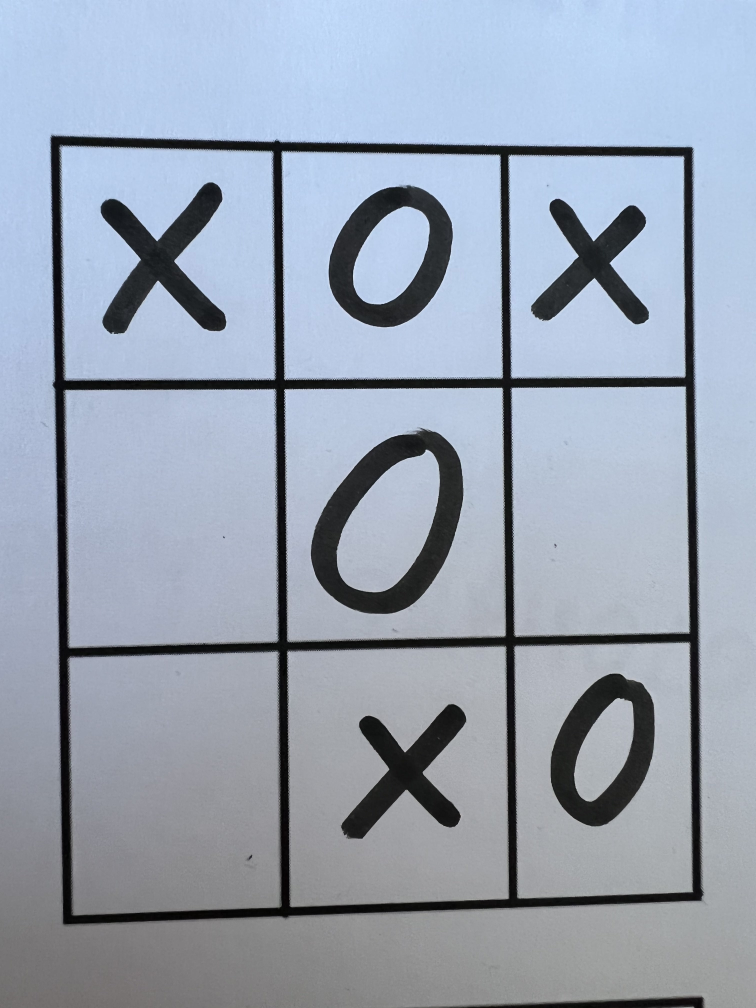
#> input picture img/mode_test.jpg, 3024 x 4032 px (shown at 1/4 size); its folder holds 5 pictures in this run
$ jupyter execute --allow-errors CV_0.0.1.ipynb
#> lines starting #> are read from the running program, lines starting #| are printed output that depends on the picture; after the words box and inside, x2 and y2 are one past the last pixel; in counts of white or black regions, pixels touching at a corner belong together
[cell 1]
# imports
import cv2
import numpy as np
from matplotlib import pyplot as plt
import operator, os

### Utilities

[cell 2]
def show_image(img, title = ''):
    plt.imshow(img, cmap = 'gray')
    plt.title(title)
    plt.axis('off')
    plt.show()

[cell 3]
# [6 lines left out: function draw_external_grid, not called in this run]

[cell 4]
def euclidean_distance(p1, p2): # Returns the euclidean distance between two points
    a = p2[0] - p1[0]
    b = p2[1] - p1[1]
    return np.sqrt((a ** 2) + (b ** 2))

[cell 5]
def cut_img(img, cell): # given an image, cuts a rectangle using the top left and bottom right points
    return img[int(cell[0][1]):int(cell[1][1]), int(cell[0][0]):int(cell[1][0])]

### 0. Load Image

[cell 6]
def load_img(path, file_name):
#> called with path = 'img/', file_name = 'mode_test.jpg'
    try:
        grey_scale_img = cv2.imread(path + file_name, cv2.IMREAD_GRAYSCALE)
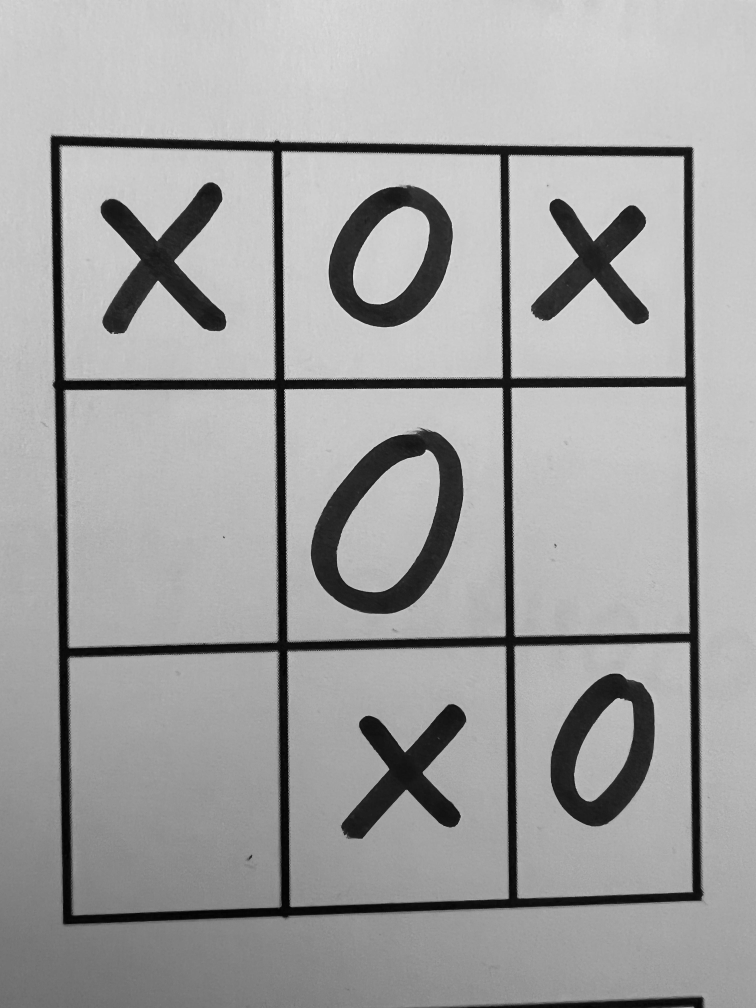
#> grey_scale_img: shape (4032, 3024) (shown at 1/4 size); min 0, max 255, mean 161.5
        #show_image(grey_scale_img) # check if the image has been correctly loaded
    except:
        print("Image not loaded, please check path name!")
    return grey_scale_img

### 1. Image pre-processing

[cell 7]
def img_pre_processing(img, kernel_size):
    # Using a blurring function, adaptive thresholding to expose the main features of an image.
#> called with kernel_size = 11
    processed_img = cv2.GaussianBlur(img.copy(), (kernel_size, kernel_size), 0)
    processed_img = cv2.adaptiveThreshold(processed_img,
                                            255,
                                            cv2.ADAPTIVE_THRESH_GAUSSIAN_C,
                                            cv2.THRESH_BINARY_INV,
                                            57,
                                            5)
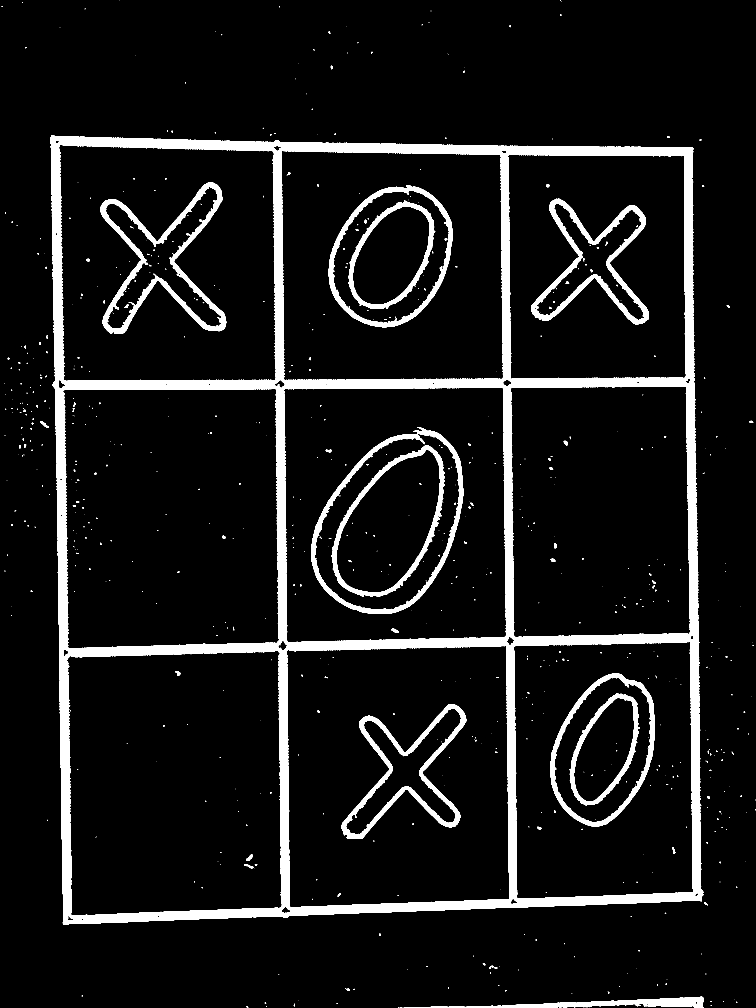
#> processed_img: shape (4032, 3024) (shown at 1/4 size); 8.8% white; 742 white regions (573 under 20 px)
    show_image(processed_img, 'Processed Image')
    return processed_img

### 2. Find Grid

[cell 8]
def find_contours(img): # find the largest structure
    # contours contour retrieval mode, hierarchy is contour approximation method
    contours, hierarchy = cv2.findContours(img.copy(), cv2.RETR_EXTERNAL, cv2.CHAIN_APPROX_SIMPLE)
#> contours = 249 contours, 214 with area under 20; largest, box (x1, y1, x2, y2) and area: (202, 540, 2814, 3699) 7867960, (1614, 3986, 2815, 4032) 18084, (161, 1685, 195, 1710) 252, (1956, 3863, 1976, 3876) 74, (2829, 3185, 2840, 3195) 69
    contours = sorted(contours, key= cv2.contourArea, reverse = True)  # sort by area, descending
    largest_contour = contours[0]  # largest contour
#> largest_contour = contour of 3561 points, box (x1, y1, x2, y2) (202, 540, 2814, 3699), area 7867960


    bottom_right, _ = max(enumerate([pt[0][0] + pt[0][1] for pt in largest_contour]),
                        key = operator.itemgetter(1))
#> bottom_right = 1156
    top_left, _     = min(enumerate([pt[0][0] + pt[0][1] for pt in largest_contour]),
                        key = operator.itemgetter(1))
#> top_left = 0
    bottom_left, _  = min(enumerate([pt[0][0] - pt[0][1] for pt in largest_contour]),
                        key = operator.itemgetter(1))
#> bottom_left = 883
    top_right, _    = max(enumerate([pt[0][0] - pt[0][1] for pt in largest_contour]),
                        key = operator.itemgetter(1))
#> top_right = 2686
    # return an array of all 4 corner points
    return [largest_contour[top_left][0],
            largest_contour[top_right][0],
            largest_contour[bottom_right][0],
            largest_contour[bottom_left][0]]

#### 2.1 Warp Image

[cell 9]
def warp_img(img, corners): # warps a rectangular section from an image into a square of similar size
                            # helps make following process easier
    top_left, top_right, bottom_right, bottom_left = corners[0], corners[1], corners[2], corners[3]

    src = np.array([top_left, top_right, bottom_right, bottom_left], dtype = 'float32') # casting otherwise error

    # fet the longest side in the rectangle
    side = max([
        euclidean_distance(bottom_right, top_right),
        euclidean_distance(top_left, bottom_left),
        euclidean_distance(bottom_right, bottom_left),
        euclidean_distance(top_left, top_right)])

    # define the destination square
    dst = np.array([[0, 0], [side - 1, 0], [side - 1, side - 1], [0, side - 1]], dtype = 'float32')

    m = cv2.getPerspectiveTransform(src, dst)

    # ferforms the transformation on the original image
    warpped_img = cv2.warpPerspective(img, m, (int(side), int(side)))
    show_image(warpped_img, 'Warpped tris')

    return warpped_img

### 3. Get Symbols

#### 3.1 Get Cells

[cell 10]
def get_cells_sizes(img, d_grid = 3): # tris has 9 cells
                                      # d_grid = X for other grid games (e.g. sudoku d_grid = 9)
    cells = []
    side = img.shape[:1] # uses warpped image
    side = side[0] / d_grid

    for j in range(d_grid):
        for i in range(d_grid):
            p1 = (i * side, j * side)  # top-left corner of a bounding box
            p2 = ((i + 1) * side, (j + 1) * side)  # bottom-right corner of bounding box
            cells.append((p1, p2))
    return cells

[cell 11]
# [19 lines left out: function get_symbols, not called in this run]

#### 3.2 Extract Symbols
For each cell, predict and return the value inside

[cell 12]
# [28 lines left out: function extract_symbols, not called in this run]

### 4. Model Creation

[cell 13]
# imports

import tensorflow as tf

from tensorflow import keras
from tensorflow.keras import layers
from tensorflow.keras.models import Sequential

[cell 14]
def create_model():
    model = Sequential([
      layers.Rescaling(1./255, input_shape=(img_height, img_width, 3)),
      layers.Conv2D(16, 3, padding='same', activation='relu'),
      layers.MaxPooling2D(),
      layers.Conv2D(32, 3, padding='same', activation='relu'),
      layers.MaxPooling2D(),
      layers.Conv2D(64, 3, padding='same', activation='relu'),
      layers.MaxPooling2D(),
      layers.Flatten(),
      layers.Dense(128, activation='relu'),
      layers.Dense(num_classes)
    ])
    return model

### 5. Solve Tris

[cell 15]
import tris
def solve(symbols):
    tris.load_board(symbols)

[cell 16]
# main

path = 'img/'
file_name = 'mode_test.jpg'
kernel_size = 11 # high kernel_size since only need to focus on large stracture
img_height = 180
img_width = 180
class_names = ['O','X', 'empty']
num_classes = len(class_names)


grey_scale_img = load_img(path, file_name)
processed_img = img_pre_processing(grey_scale_img, kernel_size)
corners = find_contours(processed_img)
#> corners = [[205, 540], [2773, 594], [2806, 3604], [252, 3695]]

wrapped_img = warp_img(grey_scale_img, corners) # uses information from the processed img
#> in warp_img, `top_left, top_right, bottom_right, bottom_left = corners[0], corners[1..`: top_left = [205, 540]; top_right = [2773, 594]; bottom_right = [2806, 3604]; bottom_left = [252, 3695]
#> in warp_img, `src = np.array([top_left, top_right, bottom_right, bottom_left], dtype..`: src has the same summary as corners outside warp_img
#> in euclidean_distance, `a = p2[0] - p1[0]`: a = -33
#> in euclidean_distance, `b = p2[1] - p1[1]`: b = -3010
#> in warp_img, `side = max([ euclidean_distance(bottom_right, top_right), euclidean_di..`: side = 3155.4
#> in warp_img, `dst = np.array([[0, 0], [side - 1, 0], [side - 1, side - 1], [0, side ..`: dst = [[0, 0], [3154.4, 0], [3154.4, 3154.4], [0, 3154.4]]
#> in warp_img, `m = cv2.getPerspectiveTransform(src, dst)`: m = [[1.17, -0.0174, -229.8], [-0.0208, 0.991, -530.8], [-1.78e-05, -1.26e-06, 1]]
#> in warp_img, `warpped_img = cv2.warpPerspective(img, m, (int(side), int(side)))`:
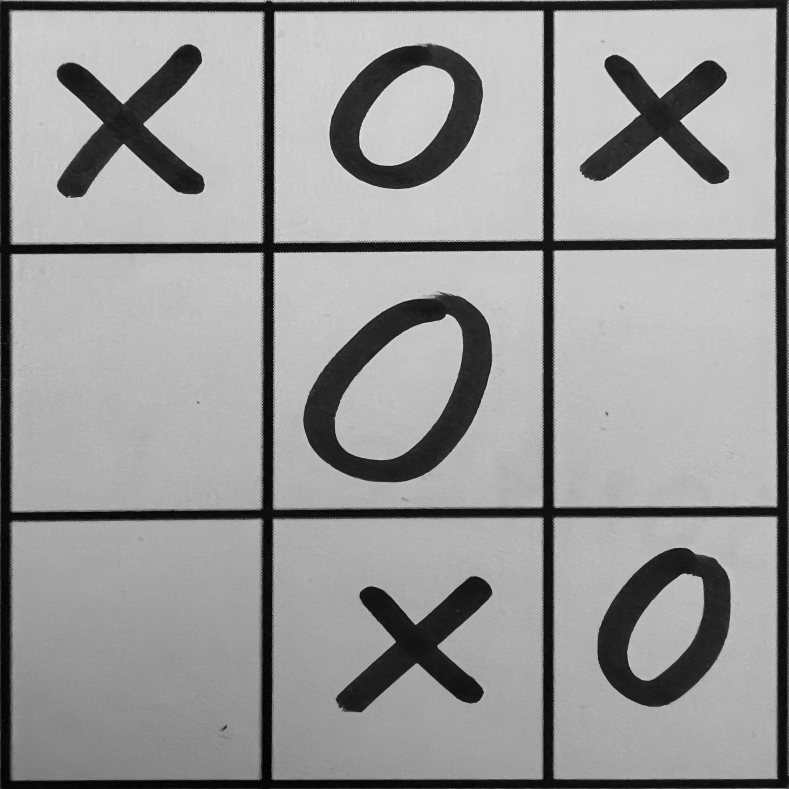
#> warpped_img: shape (3155, 3155) (shown at 1/4 size); min 0, max 250, mean 152.2
cells = get_cells_sizes(wrapped_img)
#> cells = 9 items
# load model
#> (the rest of this cell did not finish here and is left out)
